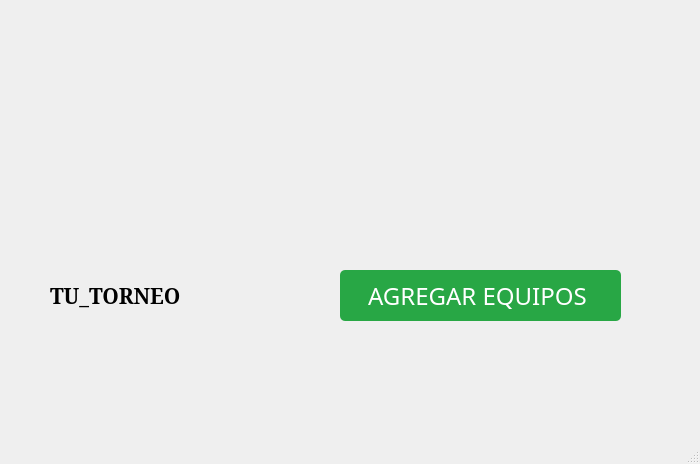
<?xml version="1.0" encoding="UTF-8"?>
<ui version="4.0">
 <class>MainWindow</class>
 <widget class="QMainWindow" name="MainWindow">
  <property name="geometry">
   <rect>
    <x>0</x>
    <y>0</y>
    <width>700</width>
    <height>464</height>
   </rect>
  </property>
  <property name="minimumSize">
   <size>
    <width>200</width>
    <height>200</height>
   </size>
  </property>
  <property name="windowTitle">
   <string>Ventana3</string>
  </property>
  <widget class="QWidget" name="centralwidget">
   <widget class="QLabel" name="label">
    <property name="geometry">
     <rect>
      <x>-380</x>
      <y>0</y>
      <width>1081</width>
      <height>431</height>
     </rect>
    </property>
    <property name="minimumSize">
     <size>
      <width>200</width>
      <height>200</height>
     </size>
    </property>
    <property name="font">
     <font>
      <family>Cooper Black</family>
      <pointsize>26</pointsize>
     </font>
    </property>
    <property name="text">
     <string/>
    </property>
    <property name="pixmap">
     <pixmap>../imageV3.png</pixmap>
    </property>
    <property name="alignment">
     <set>Qt::AlignCenter</set>
    </property>
   </widget>
   <widget class="QLabel" name="label_2">
    <property name="geometry">
     <rect>
      <x>50</x>
      <y>260</y>
      <width>231</width>
      <height>71</height>
     </rect>
    </property>
    <property name="font">
     <font>
      <family>Constantia</family>
      <pointsize>16</pointsize>
      <weight>75</weight>
      <bold>true</bold>
     </font>
    </property>
    <property name="text">
     <string>TU_TORNEO</string>
    </property>
   </widget>
   <widget class="QPushButton" name="pushButton">
    <property name="geometry">
     <rect>
      <x>340</x>
      <y>270</y>
      <width>281</width>
      <height>51</height>
     </rect>
    </property>
    <property name="font">
     <font>
      <family>Cooper Black</family>
      <pointsize>18</pointsize>
     </font>
    </property>
    <property name="styleSheet">
     <string notr="true">QPushButton {
    background-color: #28a745;  /* Color de fondo verde */
    color: white;               /* Color del texto */
    border-radius: 5px;         /* Bordes redondeados */
    padding: 5px;               /* Espacio interno */
}
QPushButton:hover {
    background-color: #218838;  /* Color cuando el mouse pasa encima */
}
QPushButton:pressed {
    background-color: #1e7e34;  /* Color cuando el botón es presionado */
}
</string>
    </property>
    <property name="text">
     <string>AGREGAR EQUIPOS </string>
    </property>
   </widget>
  </widget>
  <widget class="QMenuBar" name="menubar">
   <property name="geometry">
    <rect>
     <x>0</x>
     <y>0</y>
     <width>700</width>
     <height>21</height>
    </rect>
   </property>
  </widget>
  <widget class="QStatusBar" name="statusbar"/>
 </widget>
 <resources/>
 <connections/>
</ui>
